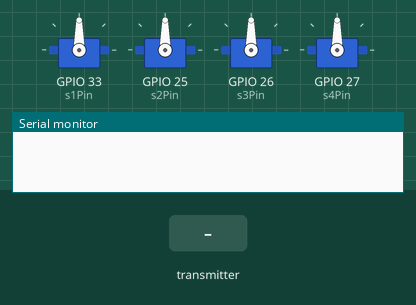
A sketch run on a simulated ESP32. On the bench: 4 × servo, the last lines printed to the serial monitor. Inputs (shaded band) come from the test bench.

Above: at 1.2 s.
1.3 s: the transmitter starts sending motor1 = 0
At 2.5 s:
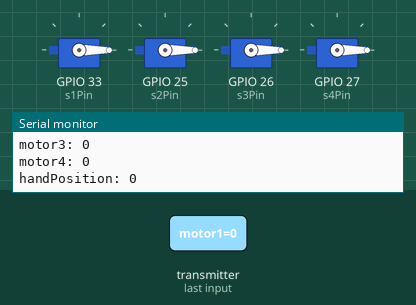
2.8 s: the transmitter starts sending motor2 = 1024
At 3.8 s:
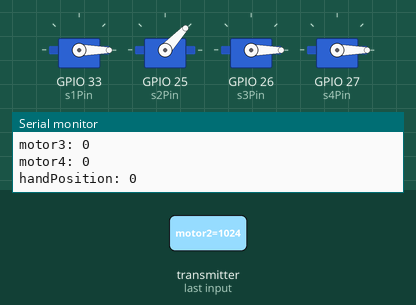
4.3 s: the transmitter starts sending motor3 = 1024
At 5.1 s:
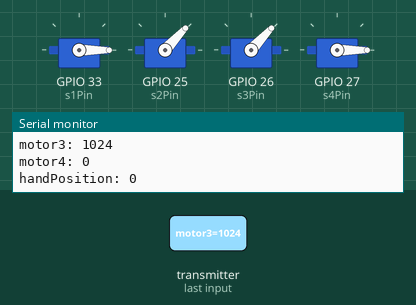
5.8 s: the transmitter starts sending motor4 = 1024
At 6.3 s:
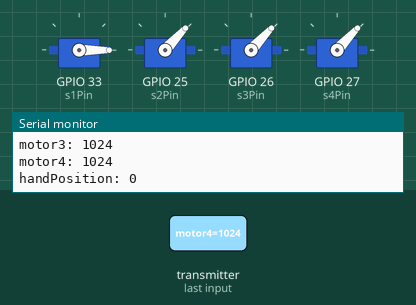
7.3 s: the transmitter starts sending motor1 = 1024
At 7.6 s:
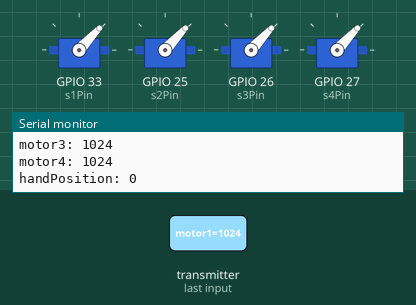
8.8 s: the transmitter starts sending motor2 = 2048
At 9.9 s:
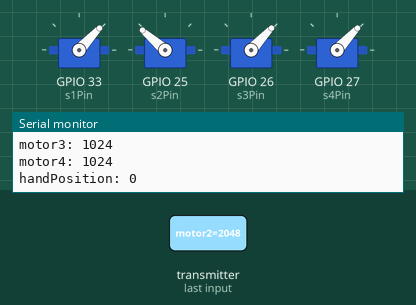
Timing chart, 0 to 11.3 s (numbered marks = the images above; inputs shaded):
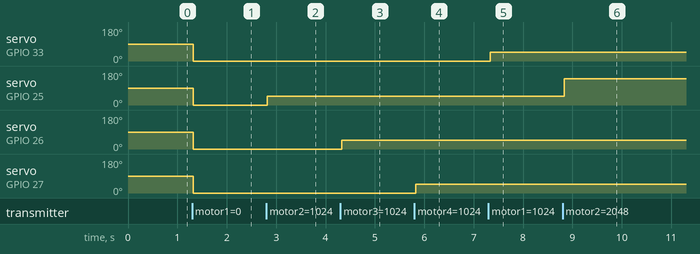

Measured:
- after the input at 1.3 s, servo on GPIO 33 (s1Pin), servo on GPIO 25 (s2Pin), servo on GPIO 26 (s3Pin), servo on GPIO 27 (s4Pin): 90° → 0° at once
- after the input at 2.8 s, servo on GPIO 25 (s2Pin): 0° → 47° at once
- after the input at 4.3 s, servo on GPIO 26 (s3Pin): 0° → 47° at once
- after the input at 5.8 s, servo on GPIO 27 (s4Pin): 0° → 47° at once
- after the input at 7.3 s, servo on GPIO 33 (s1Pin): 0° → 47° at once
- after the input at 8.8 s, servo on GPIO 25 (s2Pin): 47° → 139° at once

The sketch:

robotMaster.ino
```cpp
#include <esp_now.h>
#include <WiFi.h>
#include <esp_wifi.h>   // for esp_wifi_set_channel
#include <Arduino.h>
#include <ESP32Servo.h>

Servo s1, s2, s3, s4;
const uint8_t s1Pin = 33;
const uint8_t s2Pin = 25;
const uint8_t s3Pin = 26;
const uint8_t s4Pin = 27;


typedef struct struct_message{
  uint16_t motor1;
  uint16_t motor2;
  uint16_t motor3;
  uint16_t motor4;
  uint8_t handPosition;
} struct_message;

struct_message robotPositionData;

void dataRecvCallback(const esp_now_recv_info* info, const uint8_t *incomingData, int len){
  memcpy(&robotPositionData, incomingData, sizeof(robotPositionData));
  Serial.print("Bytes received: ");
  Serial.println(len);
  Serial.print("motor1: ");
  Serial.println(robotPositionData.motor1);
  Serial.print("motor2: ");
  Serial.println(robotPositionData.motor2);
  Serial.print("motor3: ");
  Serial.println(robotPositionData.motor3);
  Serial.print("motor4: ");
  Serial.println(robotPositionData.motor4);
  Serial.print("handPosition: ");
  Serial.println(robotPositionData.handPosition);
  Serial.println();
  writeMotorPosition();
}


void writeMotorPosition(){
  s1.write(robotPositionData.motor1);
  s2.write(robotPositionData.motor2);
  s3.write(robotPositionData.motor3);
  s4.write(robotPositionData.motor4);
}

void initMotors(){
  s1.attach(s1Pin, 500, 2500);
  s2.attach(s2Pin, 500, 2500);
  s3.attach(s3Pin, 500, 2500);
  s4.attach(s4Pin, 500, 2500);

}

void setup() {
  Serial.begin(9600);
  WiFi.mode(WIFI_STA);
  initMotors();
  esp_wifi_set_channel(6, WIFI_SECOND_CHAN_NONE); // lock channel

  if (esp_now_init() != ESP_OK){
    Serial.println("Error initalizing ESP-NOW");
    return;
  }

  esp_now_register_recv_cb(dataRecvCallback);
}

void loop() {

}
```
